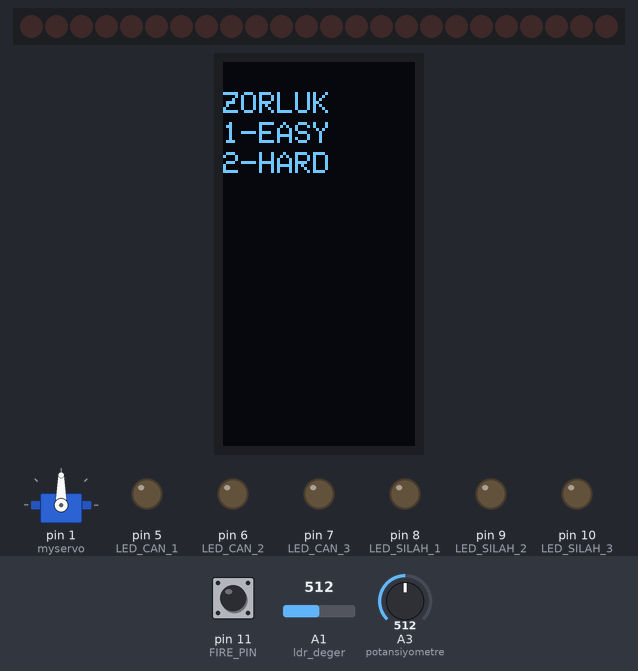
Recording of a sketch running on a simulated Arduino Uno, built with avr-gcc and run on an emulated ATmega328P. Shown: 24 shift-register outputs drawn as a row of LEDs (first output left, lit = HIGH), servo, 64×128 one-colour display, output pins drawn as LEDs (lit = HIGH). Wiring (inferred from the names in the program): 3 × shift register (74HC595): data A2; shift clock pin 3; latch pin 2; MR A0. Wiring (inferred from the signals the program sends): row of LEDs: on Q0, Q1, Q2, Q3, Q4, Q5, Q6, Q7, Q8, Q9, Q10, Q11, Q12, Q13, Q14, Q15, Q16, Q17, Q18, Q19, Q20, Q21, Q22, Q23. The inputs (shaded band) are chosen by the test bench; at power-on: pin 11 (FIRE_PIN) HIGH, A3 (potansiyometre) = 512, A1 (ldr_deger) = 512. The display library's start-up logo is not drawn; random numbers use the default seed unless the sketch sets one; pins used as bus, display or sensor lines are not drawn.

Above: at 1.2 s.
1.3 s: pin 11 (FIRE_PIN) pulled LOW for 0.15 s
At 3.8 s:
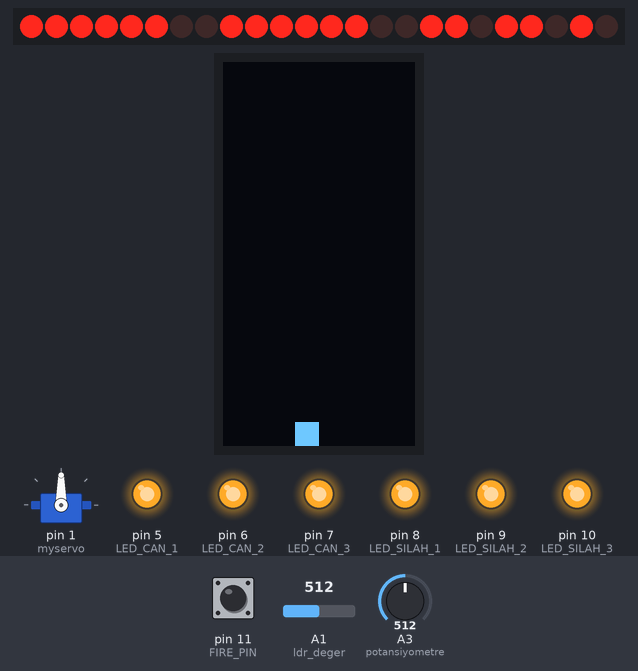
4.4 s: A3 (potansiyometre) set to 716
At 4.9 s:
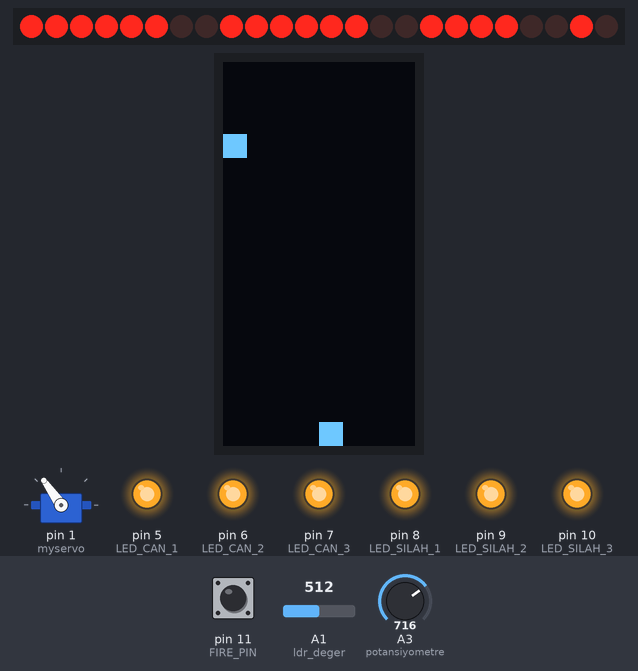
6.6 s: A3 (potansiyometre) set to 306
At 7.4 s:
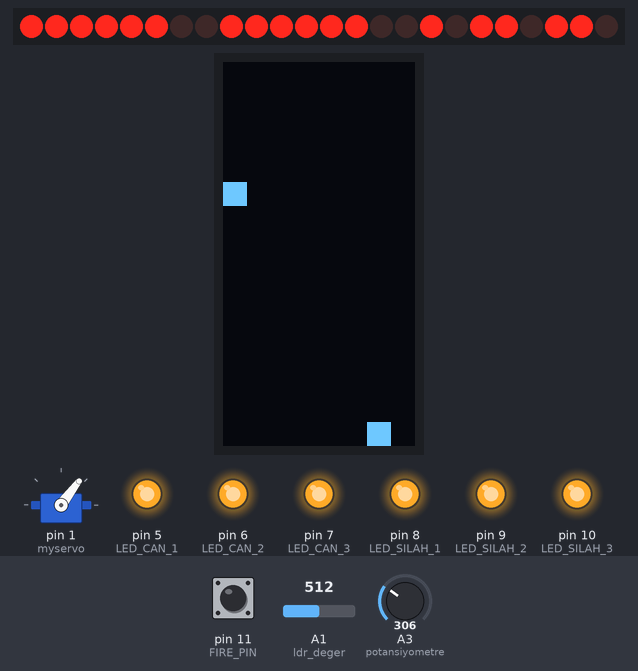
9.6 s: pin 11 (FIRE_PIN) pulled LOW for 3.2 s
At 12.4 s:
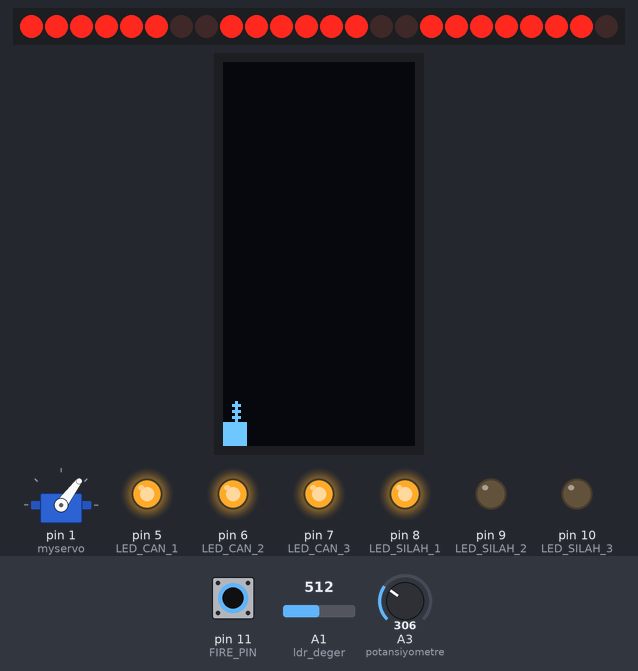
13.4 s: A3 (potansiyometre) set to 900
At 14.2 s:
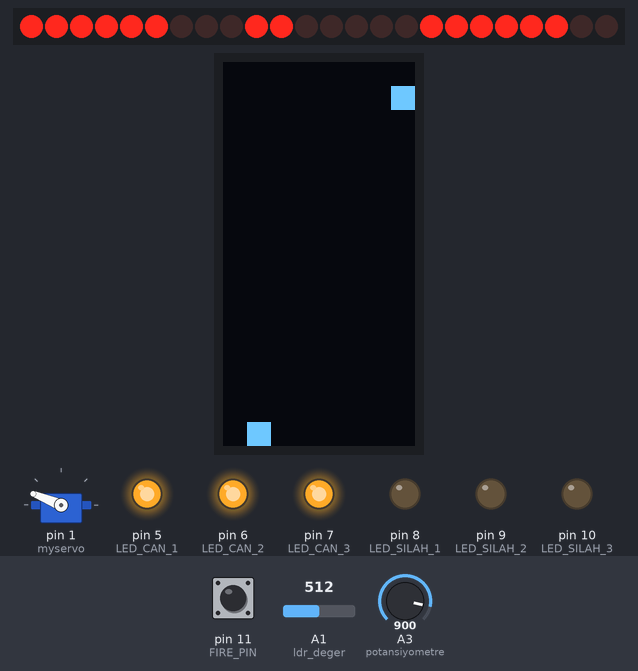
16.4 s: A3 (potansiyometre) set to 511
At 17.4 s:
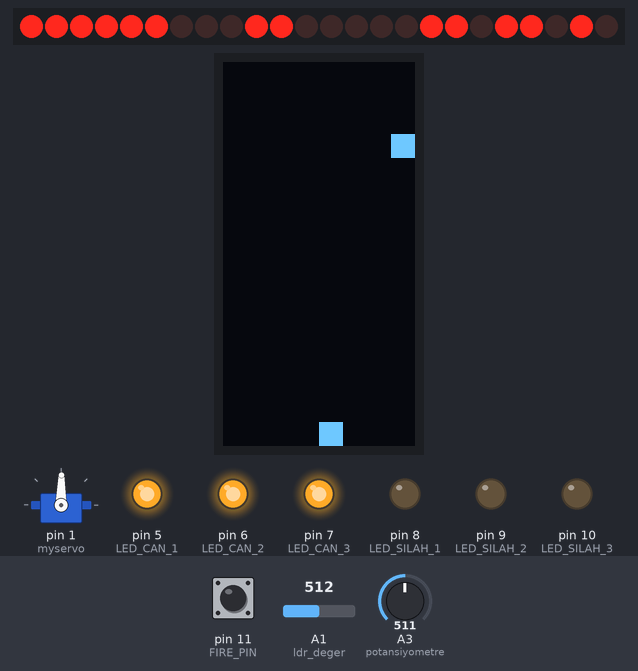
Timing chart, 0 to 19.4 s (numbered marks = the images above; inputs shaded):
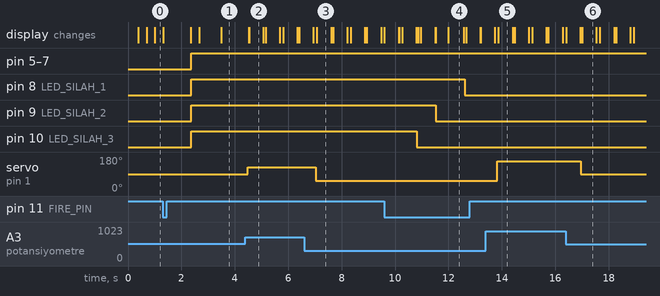

Measured:
- after the input at 1.3 s, pin 5 (LED_CAN_1), pin 6 (LED_CAN_2), pin 7 (LED_CAN_3), pin 8 (LED_SILAH_1), pin 9 (LED_SILAH_2), pin 10 (LED_SILAH_3): LOW → HIGH after 1.1 s
- after the input at 4.4 s, servo on pin 1 (myservo): 90° → 125° after 0.09 s
- after the input at 6.6 s, servo on pin 1 (myservo): 125° → 53° after 0.42 s
- after the input at 9.6 s, pin 8 (LED_SILAH_1): HIGH → LOW after 3.0 s; pin 9 (LED_SILAH_2): HIGH → LOW after 1.9 s; pin 10 (LED_SILAH_3): HIGH → LOW after 1.2 s
- after the input at 13.4 s, servo on pin 1 (myservo): 53° → 158° after 0.42 s
- after the input at 16.4 s, servo on pin 1 (myservo): 158° → 89° after 0.56 s
- what the display in image 2 shows lasts 0.6 s, from 4.5 s to 5.1 s

The sketch:

hedef_uzay.ino
```cpp
#include <Wire.h>
#include <SPI.h>
#include <Servo.h>
#include <Adafruit_GFX.h>
#include <Adafruit_SSD1306.h>
//Ekran uzun kenar x yani satırlar kısa kenar y yani sütunlardır ve roket en üst satırda kalır yani ekranı tamamiyle tersten düşün
#define SCREEN_WIDTH 128
#define SCREEN_HEIGHT 64
#define RESET 4
#define LATCH 2 //STCP
#define DATA A2 //DS
#define CLK 3 //SHCP
#define MR A0 //MR
#define MATRIX_WIDTH 8
#define MATRIX_HEIGHT 16
Servo myservo;
#define BLOCK_SIZE 8
int potansiyometre = A3;
int pot_deger;
int ldr_deger = A1;
uint16_t i_1 = SSD1306_WHITE;
uint16_t i_2 = SSD1306_BLACK;

Adafruit_SSD1306 display(SCREEN_WIDTH, SCREEN_HEIGHT, &Wire, RESET);
byte cc_rakamlar[10] = {
        63, //0  (0b00111111)
        6, //1   (0b00000110)
        91, //2  (0b01011011)
        79, //3  (0b01001111)
        102, //4 (0b01100110)
        109, //5 (0b01101101)
        125, //6 (0b01111101)
        7, //7   (0b00000111)
        127, //8 (0b01111111)
        111 //9  (0b01101111)
      };
const int BUZZ = 0;
const int LED_CAN_1 = 5;
const int LED_CAN_2 = 6;
const int LED_CAN_3 = 7;
const int LED_SILAH_1 = 8;
const int LED_SILAH_2 = 9;
const int LED_SILAH_3 = 10;
const int FIRE_PIN = 11;
int rocket_pos = MATRIX_WIDTH / 2 - 1; // roketin başlangıç pozisyonu
int score = 0;
int score_1 = 0;
int lives = 3; // oyuncunun can sayısı
int ammo = 3;// silah hakkı
bool game_over = false; // oyunun bitip bitmediğini tutacak değişken
bool in_menu = true; // menüde miyiz?
int menu_selection = 1; // Başlangıçta 1. seçeneği seçili göster
const int MENU_OPTIONS = 2; // Menüdeki seçenek sayısı
int hiz = 1000;
const int beklenen_sure = 10000;
unsigned long zaman = 0;
void setup() {
  myservo.attach(1);
  pinMode(LATCH, OUTPUT);
  pinMode(DATA, OUTPUT);
  pinMode(CLK, OUTPUT);
  pinMode(MR, OUTPUT);//BUNLARI YAZDIRMADA KULLANICAZ
  digitalWrite(MR, LOW);
  digitalWrite(MR, HIGH);
  pinMode(BUZZ, OUTPUT);
  pinMode(FIRE_PIN, INPUT_PULLUP);
  pinMode(LED_CAN_1, OUTPUT);
  pinMode(LED_CAN_2, OUTPUT);
  pinMode(LED_CAN_3, OUTPUT);
  pinMode(LED_SILAH_1,OUTPUT);
  pinMode(LED_SILAH_2,OUTPUT);
  pinMode(LED_SILAH_3,OUTPUT);
  Wire.begin();
  Serial.begin(9600);
  display.begin(SSD1306_SWITCHCAPVCC, 0x3D);
  display.setRotation(1);
  display.display();
  delay(10);
  display.clearDisplay();
  display.setTextColor(i_1);
  display.setTextSize(1);
}
void yaz(int deger) {
  digitalWrite(LATCH, LOW);
  byte yuzler = deger / 100;  // deger = 354 ise 54 / 10 = 5 (yani YÜZLÜK değer 3)
  byte onlar = (deger / 10) % 10;  // deger = 354 ise 54 / 10 = 5 (yani onluk değer 5)
  byte birler = deger % 10; // deger = 354 ise 54 % 10 = 4 (yani birler değer 4)
  shiftOut(DATA, CLK, MSBFIRST, cc_rakamlar[birler]);
  shiftOut(DATA, CLK, MSBFIRST, cc_rakamlar[onlar]);
  shiftOut(DATA, CLK, MSBFIRST, cc_rakamlar[yuzler]);
  digitalWrite(LATCH, HIGH);
}

void drawMenu() {
  display.setCursor(0,10);
  display.print("ZORLUK");
  display.setCursor(0,20);
  display.print("1-EASY");
  display.setCursor(0,30);
  display.print("2-HARD");
  display.display();
  pot_deger = analogRead(potansiyometre);
  int servo_deger = map(pot_deger,0,1023,0,180);
  myservo.write(servo_deger);
  if (servo_deger > 90 && menu_selection == 1) { // Sağ tuşa basıldıysa
    menu_selection = 2;
  if (menu_selection > MENU_OPTIONS) {
    menu_selection = 1;
  }
  } else if (servo_deger < 90 && menu_selection == 2) { // Sol tuşa basıldıysa
    menu_selection = 1;
  if (menu_selection < 1) {
    menu_selection = MENU_OPTIONS;
  }
  }
  // Seçilen seçenek işaretlenir
  if (menu_selection == 1) {
    display.setCursor(0,40);
    display.print("S1");
    display.display();
  } else if (menu_selection == 2) {
    display.setCursor(0,40);
    display.print("S2");
    display.display();
  }

  if (digitalRead(FIRE_PIN) == LOW) { // Başlat düğmesine basıldıysa
    if (menu_selection == 1) {
      in_menu = false;
      game_over=false;
      delay(1000);
      display.clearDisplay();
  }
  if (menu_selection == 2) {
      in_menu = false;
      game_over=false;
      delay(1000);
      display.clearDisplay();
  }
  }
  display.clearDisplay();
}

void drawRocket() {
  display.fillRect(rocket_pos * BLOCK_SIZE, SCREEN_WIDTH - BLOCK_SIZE, BLOCK_SIZE, BLOCK_SIZE, i_1);
  display.display();
}

void eraseRocket() {
  display.fillRect(rocket_pos * BLOCK_SIZE, SCREEN_WIDTH - BLOCK_SIZE, BLOCK_SIZE, BLOCK_SIZE, i_2);
  display.display();
}

void drawObstacle(int x, int y) {
  display.fillRect(x * BLOCK_SIZE, y * BLOCK_SIZE, BLOCK_SIZE, BLOCK_SIZE, i_1);
  display.display();
}

void eraseObstacle(int x, int y) {
  display.fillRect(x * BLOCK_SIZE, y * BLOCK_SIZE, BLOCK_SIZE, BLOCK_SIZE, i_2);
  display.display();
}

void drawFire(int x, int y) {
  display.drawLine(x, y, x, y+2, x);
  display.drawPixel(x-1, y+1, x);
  display.drawPixel(x+1, y+1, x);
  delay(100);
}

// Ateş etme grafiklerini siler
void eraseFire(int x, int y) {
  display.drawLine(x, y, x, y+2, y);
  display.drawPixel(x-1, y+1, y);
  display.drawPixel(x+1, y+1, y);
}

void fireRocket() {
  int x = rocket_pos * BLOCK_SIZE + BLOCK_SIZE / 2;
  int y = SCREEN_WIDTH - BLOCK_SIZE - 3;
  for (int i = 0; i < 3; i++) {
    drawFire(x, y);
    delay(50);
    eraseFire(x, y);
    y -= 2;
  }
}

void moveRocketLeft() {
  if (rocket_pos > 0 && !game_over) {
    eraseRocket();
    rocket_pos -= 1;
    drawRocket();
  }
}

void moveRocketRight() {
  if (rocket_pos < MATRIX_WIDTH - 1 && !game_over) {
    eraseRocket();
    rocket_pos += 1;
    drawRocket();
  }
}

void endGame() {
  game_over = true;
  display.clearDisplay();
  display.setCursor(0,0);
  display.print("GAME OVER");
  display.setCursor(0,10);
  display.print("Score = ");
  display.print(score_1);
  display.display();
  display.setCursor(0,20);
  display.print("PRESS FIRE BUTTON");
}

void loseLife() {
  lives--;
  digitalWrite(BUZZ, HIGH);
  tone(BUZZ, 523);
  delay(hiz);
  noTone(BUZZ);
  if (lives <= 0) {
    endGame();
  }
}
void start_game(){
  static unsigned long lastObstacleTime = 0;
  static int obstacle_x = 0;
  static int obstacle_y = 0;
  display.fillScreen(i_2);
  drawRocket();
  drawObstacle(obstacle_x, obstacle_y);
    if(lives==3){
      digitalWrite(LED_CAN_1, HIGH);
      digitalWrite(LED_CAN_2, HIGH);
      digitalWrite(LED_CAN_3, HIGH);
    }
    if(lives==2){
      digitalWrite(LED_CAN_1, HIGH);
      digitalWrite(LED_CAN_2, HIGH);
      digitalWrite(LED_CAN_3, LOW);
    }
    if(lives==1){
      digitalWrite(LED_CAN_1, HIGH);
      digitalWrite(LED_CAN_2, LOW);
      digitalWrite(LED_CAN_3, LOW);
    }
    if(lives==0){
      digitalWrite(LED_CAN_1, LOW);
      digitalWrite(LED_CAN_2, LOW);
      digitalWrite(LED_CAN_3, LOW);
    }
    if(ammo==3){
      digitalWrite(LED_SILAH_1, HIGH);
      digitalWrite(LED_SILAH_2, HIGH);
      digitalWrite(LED_SILAH_3, HIGH);
    }
    if(ammo==2){
      digitalWrite(LED_SILAH_1, HIGH);
      digitalWrite(LED_SILAH_2, HIGH);
      digitalWrite(LED_SILAH_3, LOW);
    }
    if(ammo==1){
      digitalWrite(LED_SILAH_1, HIGH);
      digitalWrite(LED_SILAH_2, LOW);
      digitalWrite(LED_SILAH_3, LOW);
    }
    if(ammo==0){
      digitalWrite(LED_SILAH_1, LOW);
      digitalWrite(LED_SILAH_2, LOW);
      digitalWrite(LED_SILAH_3, LOW);
    }
    if(menu_selection == 1){
      if (millis() - lastObstacleTime > hiz && !game_over) {
        lastObstacleTime = millis();
        eraseObstacle(obstacle_x, obstacle_y);
        obstacle_y++;
        score_1++;
        if (obstacle_x == rocket_pos && obstacle_y == MATRIX_HEIGHT - 1) {
        score_1--;
      }
        yaz(score_1);
        if (obstacle_y > MATRIX_HEIGHT - 1) {
          obstacle_x = random(MATRIX_WIDTH);
          obstacle_y = 0;
        }
        if (obstacle_x != rocket_pos && obstacle_y == MATRIX_HEIGHT -1) {
        score++;
        if(score % 14 == 0 && lives !=3){
            lives++;
            if(ammo!=3)
            {
              ammo++;
              }
          }
        }
      if (obstacle_x == rocket_pos && obstacle_y == MATRIX_HEIGHT - 1) {
        loseLife();
      }
      drawObstacle(obstacle_x, obstacle_y);
    }}
    if(menu_selection == 2){
      unsigned long suanki_zaman = millis();
      if (millis() - lastObstacleTime > hiz && !game_over) {
        lastObstacleTime = millis();
        eraseObstacle(obstacle_x, obstacle_y);
        obstacle_y++;
        score_1++;
        if (obstacle_x == rocket_pos && obstacle_y == MATRIX_HEIGHT - 1) {
        score_1--;
      }
        yaz(score_1);
        if (obstacle_y > MATRIX_HEIGHT - 1) {
          obstacle_x = random(MATRIX_WIDTH);
          obstacle_y = 0;
        }
        if (obstacle_x != rocket_pos && obstacle_y == MATRIX_HEIGHT -1) {
        score++;
        if(score % 14 == 0 && lives !=3){
            lives++;
            if(ammo!=3)
            {
              ammo++;
              }
          }
        }
      if (obstacle_x == rocket_pos && obstacle_y == MATRIX_HEIGHT - 1) {
        loseLife();
      }
      if(hiz>100 && suanki_zaman - zaman > beklenen_sure > 0){
        hiz = hiz * 0.8;
        zaman = suanki_zaman;
      }
      drawObstacle(obstacle_x, obstacle_y);
    }}

    if (digitalRead(FIRE_PIN) == LOW) {
      if(ammo!=0)
     {
       if(rocket_pos == obstacle_x){
         fireRocket();
         eraseObstacle(obstacle_x, obstacle_y);
         obstacle_y = MATRIX_HEIGHT;
       }

       ammo--;
      delay(50);}
    }
    pot_deger = analogRead(potansiyometre);
    int servo_deger = map(pot_deger,0,1023,0,180);
    myservo.write(servo_deger);
    if (servo_deger<90) {
      moveRocketLeft();
      delay(500);
    }
    if (servo_deger>90) {
      moveRocketRight();
      delay(500);
    }

    if (game_over && digitalRead(FIRE_PIN) == LOW) {
      lives = 3;
      rocket_pos = MATRIX_WIDTH / 2 - 1;
      in_menu = true;
      score=0;
      score_1=0;
      hiz=1000;
      display.clearDisplay();
      drawMenu();
    }
}

void loop() {
  if (in_menu) {
    int isik = analogRead(ldr_deger);
    if(isik>50){
      i_1 = SSD1306_WHITE;
      i_2 = SSD1306_BLACK;
    }
    if(isik<50){
      i_2 = SSD1306_WHITE;
      i_1 = SSD1306_BLACK;
    }
    display.fillScreen(i_2);
    drawMenu();
  }

  else{
    int isik = analogRead(ldr_deger);
     if(isik>50){
      i_1 = SSD1306_WHITE;
      i_2 = SSD1306_BLACK;
    }
    if(isik<50){
      i_2 = SSD1306_WHITE;
      i_1 = SSD1306_BLACK;
    }
    //display.fillScreen(i_2);
    start_game();
    }
}
```
